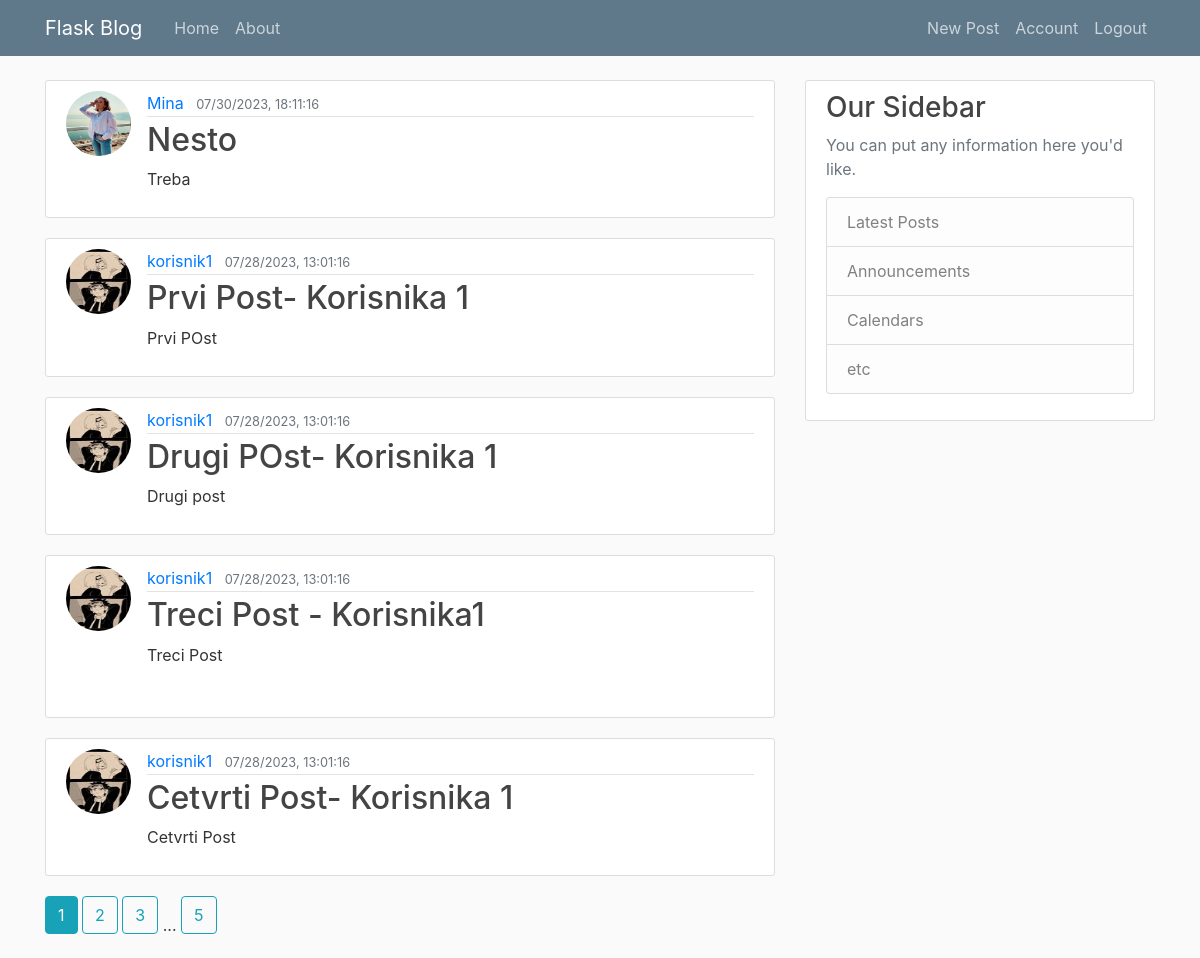
/home (signed in), run on the app's committed database.
### flask_blog/models.py (models this page shows, shortened)
class Post(db.Model):
    id=db.Column(db.Integer,primary_key=True)
    title=db.Column(db.String(100),nullable=False)
    date_posted=db.Column(db.DateTime,nullable=False,default=datetime.utcnow())
    content=db.Column(db.Text,nullable=False)
    user_id=db.Column(db.Integer,db.ForeignKey("user.id"),nullable=False)

class User(db.Model,UserMixin):
    id=db.Column(db.Integer,primary_key=True)
    username=db.Column(db.String(20),unique=True,nullable=False)
    email=db.Column(db.String(120),unique=True,nullable=False)
    image_file=db.Column(db.String(20),nullable=False,default='default.jpg')
    password=db.Column(db.String(60),nullable=False)
    posts=db.relationship("Post",backref="author",lazy=True)

### flask_blog/main/routes.py (the view)
@main.route("/")
@main.route("/home")
def home():
    page=request.args.get("page",1,type=int)
    posts=Post.query.order_by(Post.date_posted.desc()).paginate(page=page,per_page=5)
    return render_template('home.html', posts=posts)

### flask_blog/models.py (called while the page is built)
@login_manager.user_loader
def load_user(user_id):
    return User.query.get(int(user_id))

### flask_blog/templates/home.html
{% extends "layout.html" %}
{% block content %}
{% for post in posts.items %}
<article class="media content-section">
    <img class="rounded-circle article-img "
        src="{{url_for('static',filename='profile_pics/'+ post.author.image_file)}}" alt="">
    <div class="media-body">
        <div class="article-metadata">
            <a class="mr-2" href="{{url_for('users.user_posts',username=post.author.username)}}">{{ post.author.username
                }}</a>
            <small class="text-muted">{{ post.date_posted.strftime("%m/%d/%Y, %H:%M:%S") }}</small>
        </div>
        <h2><a class="article-title" href="{{url_for('posts.post',post_id=post.id)}}">{{ post.title }}</a></h2>
        <p class="article-content">{{ post.content }}</p>
    </div>
</article>
{% endfor %}
{% for page_num in posts.iter_pages(left_edge=1, right_edge=1, left_current=1,right_current=2)%}
{% if page_num %}
{% if posts.page==page_num %}
<a class="btn btn-info mb-4" href="{{url_for('main.home',page=page_num)}}">{{page_num}}</a>
{% else %}
<a class="btn btn-outline-info mb-4" href="{{url_for('main.home',page=page_num)}}">{{page_num}}</a>
{% endif %}
{% else %}
...
{% endif %}
{% endfor %}
{% endblock content %}

### flask_blog/static/main.css (style rules this page uses)
body { background: #fafafa; color: #333333; margin-top: 5rem; }
h1, h2, h3, h4, h5, h6 { color: #444444; }
.content-section { background: #ffffff; padding: 10px 20px; border: 1px solid #dddddd; border-radius: 3px; margin-bottom: 20px; }
.article-title { color: #444444; }
.article-content { white-space: pre-line; }
.article-img { height: 65px; width: 65px; margin-right: 16px; }
.article-metadata { padding-bottom: 1px; margin-bottom: 4px; border-bottom: 1px solid #e3e3e3 }

### data on the page
Post: image_file (picture), author.username "Mina", date_posted "07/30/2023, 18:11:16", title "Nesto", content "Treba"
Post: image_file (picture), author.username "korisnik1", date_posted "07/28/2023, 13:01:16", title "Prvi Post- Korisnika 1", content "Prvi POst"
Post: image_file (picture), author.username "korisnik1", date_posted "07/28/2023, 13:01:16", title "Drugi POst- Korisnika 1", content "Drugi post"
Post: image_file (picture), author.username "korisnik1", date_posted "07/28/2023, 13:01:16", title "Treci Post - Korisnika1", content "Treci Post"
Post: image_file (picture), author.username "korisnik1", date_posted "07/28/2023, 13:01:16", title "Cetvrti Post- Korisnika 1", content "Cetvrti Post"

### other printed values
{{ page_num }} "1"
{{ page_num }} "2" "3" "5"
